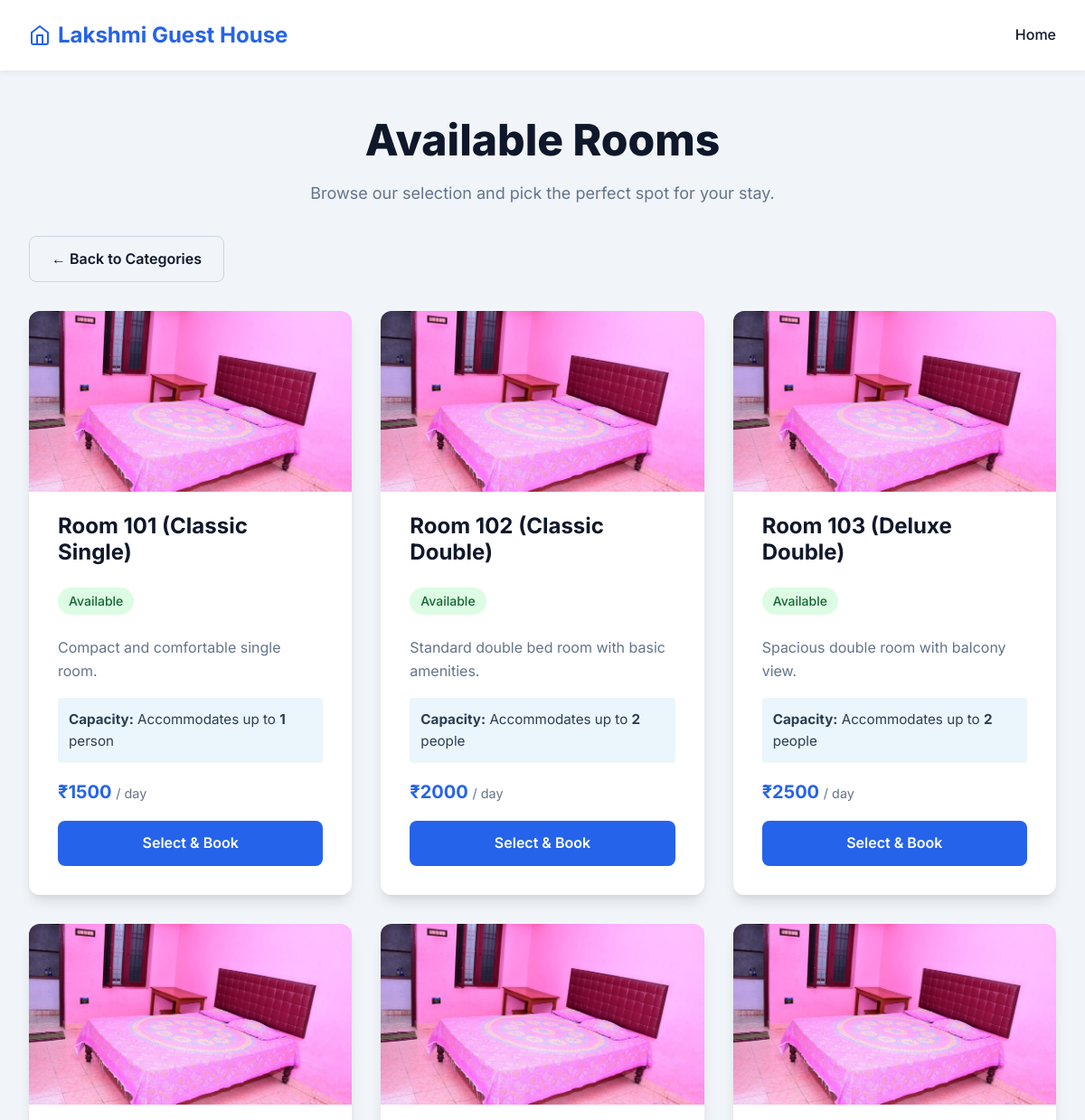
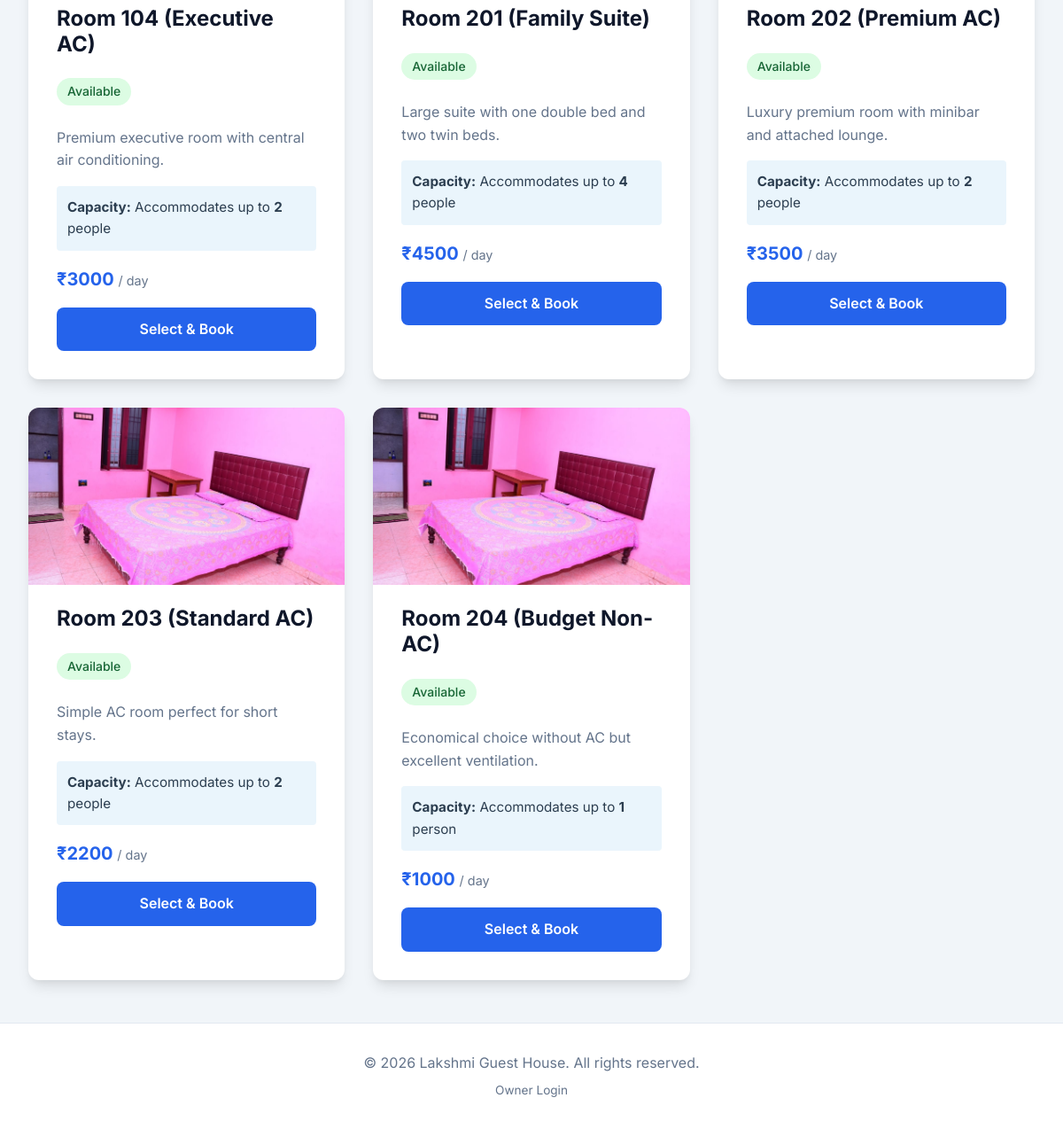
Page /category/Room on the committed database (2 pictures, top to bottom).
### app.py (models this page shows)
class Accommodation(db.Model):
    id = db.Column(db.Integer, primary_key=True)
    name = db.Column(db.String(100), nullable=False) # e.g. "Room 101", "Grand Hall"
    type = db.Column(db.String(50), nullable=False)  # Hall, Cottage, Room
    description = db.Column(db.Text, nullable=True)
    price = db.Column(db.Float, nullable=False)
    image_filenames = db.Column(db.Text, nullable=True)
    is_closed = db.Column(db.Boolean, default=False)
    max_people = db.Column(db.Integer, default=1)  # Number of people accommodation

### app.py (the view)
@app.route('/category/<string:acc_type>')
def category_view(acc_type):
    accommodations = Accommodation.query.filter_by(type=acc_type).all()
    today = datetime.now().date()
    for acc in accommodations:
        if acc.is_closed:
            acc.is_available_today = False
        else:
            is_booked = Booking.query.filter(
                Booking.accommodation_id == acc.id,
                Booking.status == 'Approved',
                Booking.check_out >= today
            ).first()
            acc.is_available_today = not bool(is_booked)
    return render_template('category.html', accommodations=accommodations, acc_type=acc_type)

### templates/category.html (shortened to what this page needs)
{% extends 'base.html' %}
{% block content %}
<div class="hero" style="margin-bottom: 2rem;">
    <h1>Available {{ acc_type }}s</h1>
    <p>Browse our selection and pick the perfect spot for your stay.</p>
</div>
<div style="margin-bottom: 2rem;">
    <a href="{{ url_for('index') }}" class="btn btn-secondary" style="width: auto;">&larr; Back to Categories</a>
</div>
<div class="accommodations-grid">
    {% for acc in accommodations %}
    <div class="card">
        <div class="card-image-wrapper">
            <img src="{{ url_for('static', filename='images/' ~ acc.image_filenames.split(',')[0]) }}" alt="{{ acc.name }}" class="card-image">
        </div>
        <div class="card-header">
            <h2 class="card-title">{{ acc.name }}</h2>
            {% if acc.is_closed %}
                <span class="card-badge unavailable-badge" style="background: #e74c3c;">Unavailable</span>
            {% elif acc.is_available_today %}
                <span class="card-badge available-badge">Available</span>
            {% else %}
                <span class="card-badge unavailable-badge">Booked Today</span>
            {% endif %}
        </div>
        <div class="card-body">
            <p>{{ acc.description }}</p>
            {% if acc.max_people %}
            <div style="padding: 0.75rem; background: rgba(52, 152, 219, 0.1); border-radius: 4px; margin-bottom: 1rem; font-size: 0.95rem; color: #2c3e50;">
                <strong>Capacity:</strong> Accommodates up to <strong>{{ acc.max_people }}</strong> {{ 'person' if acc.max_people == 1 else 'people' }}
            </div>
            {% endif %}
            <div class="price-tag">₹{{ "%.0f"|format(acc.price) }} <span style="font-size: 0.9rem; font-weight: normal; color: var(--text-light);">/ day</span></div>
            {% if acc.is_closed %}
                <button class="btn" disabled style="background: var(--text-light); cursor: not-allowed; opacity: 0.7;">Currently Unavailable</button>
            {% elif not acc.is_available_today %}
                <button class="btn" disabled style="background: var(--text-light); cursor: not-allowed; opacity: 0.7;">Already Booked</button>
            {% else %}
                <a href="{{ url_for('book', acc_id=acc.id) }}" class="btn">Select & Book</a>
            {% endif %}
        </div>
    </div>
    {% endfor %}
</div>
{% endblock %}

### templates/base.html (shortened to what this page needs)
<!DOCTYPE html>
<html lang="en">
<head>
    <link rel="stylesheet" href="{{ url_for('static', filename='css/style.css') }}">
</head>
<body>
    <header>
        <nav>
            <a href="{{ url_for('index') }}" class="logo">
                <svg xmlns="http://www.w3.org/2000/svg" width="24" height="24" viewBox="0 0 24 24" fill="none" stroke="currentColor" stroke-width="2" stroke-linecap="round" stroke-linejoin="round"><path d="M3 9l9-7 9 7v11a2 2 0 0 1-2 2H5a2 2 0 0 1-2-2z"></path><polyline points="9 22 9 12 15 12 15 22"></polyline></svg>
                Lakshmi Guest House
            </a>
            <div class="nav-links">
                <a href="{{ url_for('index') }}">Home</a>
            </div>
        </nav>
    </header>
    <main>
        {% block content %}{% endblock %}
    </main>
    <footer>
        <p>&copy; 2026 Lakshmi Guest House. All rights reserved.</p>
        <p style="margin-top: 0.5rem; font-size: 0.85rem;"><a href="{{ url_for('login') }}" style="color: var(--text-light); text-decoration: none;">Owner Login</a></p>
    </footer>
</body>
</html>

### static/css/style.css (style rules this page uses)
:root { --primary-color: #2563eb; --primary-hover: #1d4ed8; --secondary-color: #f8fafc; --text-dark: #0f172a; --text-light: #64748b; --bg-color: #f1f5f9; --card-bg: #ffffff; --border-radius: 12px; --box-shadow: 0 10px 15px -3px rgba(0, 0, 0, 0.1), 0 4px 6px -2px rgba(0, 0, 0, 0.05); --transition: all 0.3s ease; }
* { box-sizing: border-box; margin: 0; padding: 0; }
body { font-family: 'Inter', sans-serif; background-color: var(--bg-color); color: var(--text-dark); line-height: 1.6; min-height: 100vh; display: flex; flex-direction: column; }
header { background-color: var(--card-bg); box-shadow: 0 4px 6px -1px rgba(0, 0, 0, 0.05); position: sticky; top: 0; z-index: 100; }
nav { max-width: 1200px; margin: 0 auto; padding: 1.25rem 2rem; display: flex; justify-content: space-between; align-items: center; }
nav .logo { font-size: 1.5rem; font-weight: 700; color: var(--primary-color); text-decoration: none; display: flex; align-items: center; gap: 0.5rem; }
nav .nav-links a { text-decoration: none; color: var(--text-dark); font-weight: 500; transition: var(--transition); }
main { flex: 1; max-width: 1200px; margin: 0 auto; padding: 3rem 2rem; width: 100%; }
h1, h2, h3 { line-height: 1.2; margin-bottom: 1rem; }
.hero { text-align: center; margin-bottom: 4rem; }
.hero h1 { font-size: 3rem; font-weight: 800; color: var(--text-dark); margin-bottom: 1rem; }
.hero p { font-size: 1.125rem; color: var(--text-light); max-width: 600px; margin: 0 auto; }
.accommodations-grid { display: grid; grid-template-columns: repeat(auto-fit, minmax(300px, 1fr)); gap: 2rem; }
.card { background-color: var(--card-bg); border-radius: var(--border-radius); padding: 2rem; box-shadow: var(--box-shadow); transition: var(--transition); display: flex; flex-direction: column; overflow: hidden; }
.card-image-wrapper { height: 200px; overflow: hidden; margin: -2rem -2rem 1.5rem -2rem; }
.card-image { width: 100%; height: 100%; object-fit: cover; transition: transform 0.3s ease; }
.card-header { margin-bottom: 1.5rem; }
.card-title { font-size: 1.5rem; font-weight: 700; color: var(--text-dark); }
.card-badge { display: inline-block; background-color: var(--primary-color); color: white; padding: 0.25rem 0.75rem; border-radius: 9999px; font-size: 0.875rem; font-weight: 500; margin-top: 0.5rem; }
.available-badge { background-color: #dcfce3; color: #166534; }
.price-tag { font-size: 1.25rem; font-weight: 700; color: var(--primary-color); margin-bottom: 1rem; }
.card-body { flex: 1; }
.card-body p { color: var(--text-light); margin-bottom: 1rem; }
.btn { display: inline-block; background-color: var(--primary-color); color: white; padding: 0.75rem 1.5rem; border-radius: 8px; text-decoration: none; font-weight: 600; text-align: center; transition: var(--transition); border: none; cursor: pointer; width: 100%; }
.btn-secondary { background-color: transparent; color: var(--text-dark); border: 1px solid #cbd5e1; }
footer { text-align: center; padding: 2rem; background-color: white; color: var(--text-light); border-top: 1px solid #e2e8f0; margin-top: auto; }

### rows in the picture
Accommodation: name "Room 101 (Classic Single)", is_closed "Available", description "Compact and comfortable single room.", max_people "1", max_people "person", price "1500"
Accommodation: name "Room 102 (Classic Double)", is_closed "Available", description "Standard double bed room with basic amenities.", max_people "2", max_people "people", price "2000"
Accommodation: name "Room 103 (Deluxe Double)", is_closed "Available", description "Spacious double room with balcony view.", max_people "2", max_people "people", price "2500"
Accommodation: name "Room 104 (Executive AC)", is_closed "Available", description "Premium executive room with central air conditioning.", max_people "2", max_people "people", price "3000"
Accommodation: name "Room 201 (Family Suite)", is_closed "Available", description "Large suite with one double bed and two twin beds.", max_people "4", max_people "people", price "4500"
Accommodation: name "Room 202 (Premium AC)", is_closed "Available", description "Luxury premium room with minibar and attached lounge.", max_people "2", max_people "people", price "3500"
Accommodation: name "Room 203 (Standard AC)", is_closed "Available", description "Simple AC room perfect for short stays.", max_people "2", max_people "people", price "2200"
Accommodation: name "Room 204 (Budget Non-AC)", is_closed "Available", description "Economical choice without AC but excellent ventilation.", max_people "1", max_people "person", price "1000"

### other values in the picture
{{ acc_type }} "Room"
